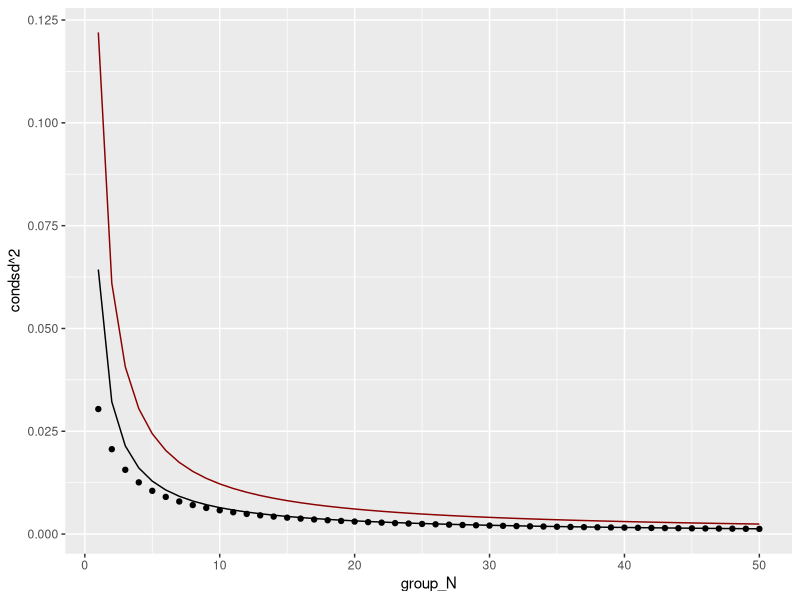

Here is the R script that generated this plot:
# reliability of specific effects?
library(tidyverse)
set.seed(1234)
group_N = 1:50
group = rep(group_N, group_N)
x = rnorm(sum(group_N))
re = rnorm(50, sd=.25)

y = .5*x + re[group] + rnorm(sum(group_N), sd=.25)

df = data.frame(x, y, group)

library(lme4)

mod = lmer(y ~ x + (1|group), df)
summary(mod)

re_est = data.frame(ranef(mod, condVar=T)) %>% 
  mutate(rel_sem = sigma(mod)^2/1:50,                          # relative standard error of measurement
         denom = (c(VarCorr(mod)[[1]]) + sigma(mod)^2)/1:50)   # style of denominator in d-study

qplot(group_N, condsd^2, data=re_est) +
  geom_line(aes(y=rel_sem))  +
  geom_line(aes(y=denom), color = 'darkred') 

# 56 in lme4 article (ignoring weights)
# Lambdat = transpose of relative covariance matrix
# Zt = transpse of RE matrix
V = solve(
  mod@pp$Lambdat %*% mod@pp$Zt %*% t(mod@pp$Zt) %*% t(mod@pp$Lambdat) + diag(50)
)

# 58
cond_sd = diag(sigma(mod)^2 * mod@pp$Lambdat %*% V %*% t(mod@pp$Lambdat))

all.equal(cond_sd, re_est$condsd^2)  

condvar_dat = 
  data.frame(ranef(mod, condVar=T)) %>% 
  mutate(
    condvar = condsd^2,
    V_ = diag(V),
    LVL = diag(crossprod(mod@pp$Lambdat) %*% V)
  )

condvar_dat %>% mutate(grp_N = group_N) %>% select_if(is.numeric) %>% cor


var_grp = sigma(mod)^2 * crossprod(mod@pp$Lambdat)  # note that latter is diagonal(ngrps)

var_grp[1]
VarCorr(mod) %>% data.frame()


re = V %*% mod@pp$Lambdat %*% mod@pp$Zt %*% (mod@resp$y - predict(mod, re.form=NA))
data.frame(re[,1], ranef(mod)[[1]])
